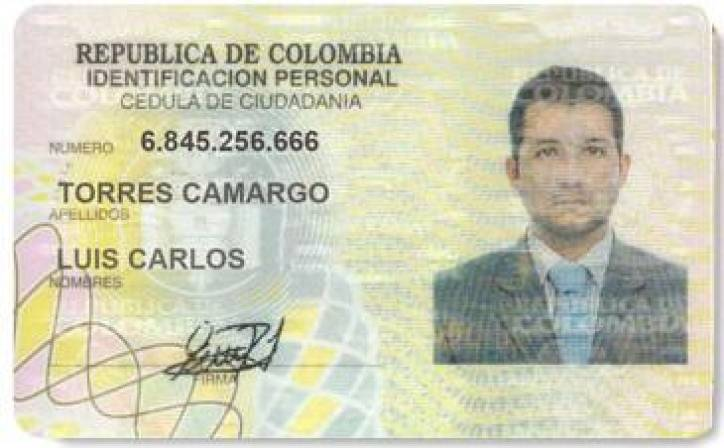
#> input picture data/Cedula1.jpeg, 724 x 448 px, found by its file name
$ jupyter execute --allow-errors 'CVproject (2).ipynb'   (shell and % lines are left out)
#> lines starting #> are read from the running program, lines starting #| are printed output that depends on the picture; after the words box and inside, x2 and y2 are one past the last pixel; in counts of white or black regions, pixels touching at a corner belong together
[cell 1]
import cv2 as cv
import os
import sys
import numpy as np
import matplotlib.pyplot as plt
from ipywidgets import interact, interactive, fixed, interact_manual
import ipywidgets as widgets
from google.colab.patches import cv2_imshow

[cell 2]
from google.colab import drive
drive.mount('/content/drive')
%cd drive/My Drive/CVproject/

[cell 3]
I = cv.imread("data/Cedula1.jpeg", 0) #lea la imagen en numpy array
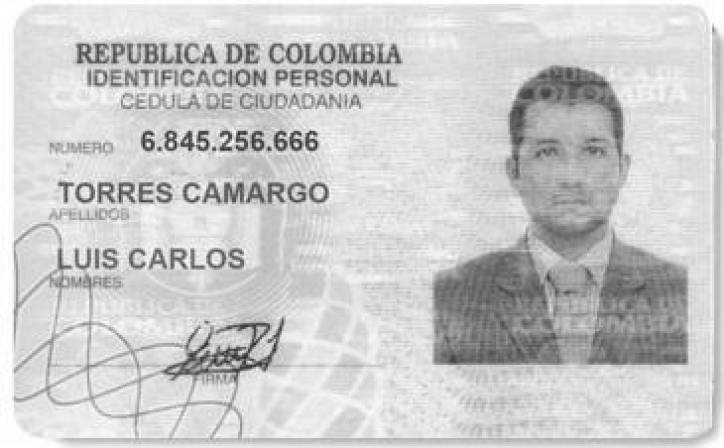
#> I: shape (448, 724); min 33, max 255, mean 202.9
I2 = cv.cvtColor(I, cv.COLOR_BGR2RGB) #pasela de bgr a rgb
plt.imshow(I2); #mostrar la imagen
plt.grid() # dibuje rejilla
print("img size: ", I.shape)
#| img size:  (448, 724)
print ("img type: ", I.dtype)
#| img type:  uint8
#plt.scatter(50,100, marker="x", s=200, linewidth=5, c="b")
print ("pixel information: ", I[100,50])
#| pixel information:  226

[cell 4]
img = cv.imread("data/Cedula1.jpeg")
#> img is the input picture: shape (448, 724, 3); mean B, G, R 183.5, 205.4, 205.4
#img = img.resize(100,100)
edges = cv.Canny(img,100,200)
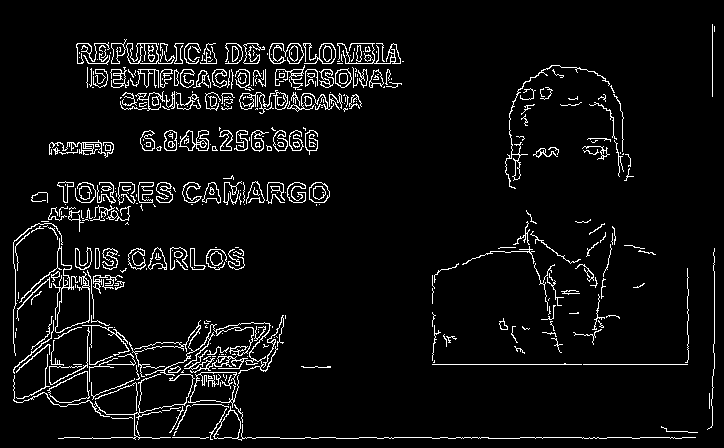
#> edges: shape (448, 724); 5.6% white in thin lines or dots

plt.subplot(121),plt.imshow(I2,cmap = 'gray')
plt.title('Original Image'), plt.xticks([]), plt.yticks([])
plt.subplot(122),plt.imshow(edges,cmap = 'gray')
plt.title('Edge Image'), plt.xticks([]), plt.yticks([])

plt.show()

[cell 5]
crop_img = I2[128:153, 140:320]
plt.figure(figsize = (20,2))
plt.imshow(crop_img)
crop_img.shape
#> Out = (25, 180, 3)

[cell 6]
m=164
MIN=132
M=180
crop = crop_img[0:, MIN:]
punto = crop_img[0:, MIN-6:M-48]
crop2= crop_img[0:, MIN-6-(16*3):MIN-6]
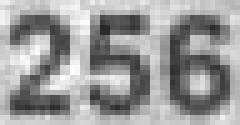
#> crop2: shape (25, 48, 3) (shown 5 times larger); min 38, max 252, mean 154.5
plt.figure(figsize = (20,2))
plt.imshow(crop)
plt.imshow(punto)
plt.imshow(crop2)

[cell 7]
cut_ims=[]
cut_im=[]
numWsize=16 #16 pixeles de ancho mide cada numero
seq3num=16*3
cutmin=crop_img.shape[1]-(seq3num)
#> cutmin = 132
cutmax=crop_img.shape[1]
#> cutmax = 180
i=0
for i in range(3):
  crop = crop_img[0:, cutmin:cutmax]
  cutmin=cutmin-seq3num-7
  cutmax=cutmax-seq3num-7
  print (cutmin, cutmax)
  cut_ims.append(crop)
#> this loop made 3 passes
#> pass 3, `crop = crop_img[0:, cutmin:cutmax]`:
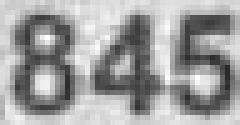
#> crop: shape (25, 48, 3) (shown 5 times larger); min 42, max 255, mean 160
#> after the loop, cut_ims = 3 items; cutmax = 15; cutmin = -33
if(cutmax<18):
  crop = crop_img[0:, 0:cutmax+1]
  cut_im.append(crop)

[cell 8]
cut_ims=np.array(cut_ims)
cedula = []
cedula.append(cut_im[0])
cedula.append(cut_ims[2])
cedula.append(cut_ims[1])
cedula.append(cut_ims[0])

[cell 9]
plt.figure(figsize=(7,7))
for i in range(4):
    plt.subplot(5,5,i+1)
    plt.xticks([])
    plt.yticks([])
    plt.grid(False)
    plt.imshow(cedula[i])
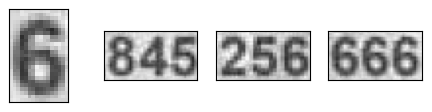
#> figure drawn by matplotlib, 4 panels

[cell 10]
cedula[0].shape[1]
#> Out = 16

[cell 11]
nums=[]
numWsize=16 #16 pixeles de ancho mide cada numero
cutmin=0
cutmax=16
for i in range(4):
  cutmin=0
  cutmax=16
  if(cedula[i].shape[1]<=numWsize):
    nums.append(cedula[i])
  else:
    j=0
    while(j<3):
      num = cedula[i][0:, cutmin:cutmax]
      cutmin=cutmin+numWsize
      cutmax=cutmax+numWsize
      nums.append(num)
      j=j+1
#> after the loop, nums = 10 items

[cell 12]
plt.figure(figsize=(7,7))
for i in range(len(nums)):
    plt.subplot(5,5,i+1)
    plt.xticks([])
    plt.yticks([])
    plt.grid(False)
    plt.imshow(nums[i])
#> this loop made 10 passes
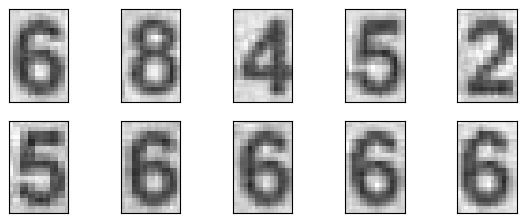
#> figure drawn by matplotlib, 10 panels

[cell 13]
nums[0].shape
#> Out = (25, 16, 3)

[cell 14]
import pandas as pd
#> (the rest of this cell did not finish here and is left out)

#> (a cell that did not finish here is left out)

[cell 16]
from sklearn.model_selection import train_test_split

test_size = 0.2
#by defautl is 0.25 in test.

#> (the rest of this cell did not finish here and is left out)

[cell 17]
from sklearn.naive_bayes import GaussianNB
from sklearn.metrics import confusion_matrix
from sklearn.svm import SVC
test_size = 0.2

#> (the rest of this cell did not finish here and is left out)

[cell 18]
from sklearn.model_selection import KFold, cross_val_score
from sklearn.ensemble import RandomForestClassifier
from sklearn.svm import SVC
from sklearn.metrics import *

est1 = SVC()
est2 = RandomForestClassifier()
#> (the rest of this cell did not finish here and is left out)

[cell 19]
from sklearn.decomposition import PCA
from sklearn.pipeline import Pipeline

p = Pipeline((("pca", PCA(n_components=50)), ("classifier", est1) ))
#> (the rest of this cell did not finish here and is left out)

[cell 20]
#ajustamos el tamaño de las imagenes para pasarlas al clasificador
numsA = np.array(nums)
dim = (28,28)
numsR=[]
numsF=[]

for i in range(len(numsA)):
  rez = cv.resize(numsA[i], dim, interpolation = cv.INTER_AREA)
  #flatt_img = rez.reshape(28*28)
  numsR.append(rez)
#> this loop made 10 passes
#> pass 3, `rez = cv.resize(numsA[i], dim, interpolation = cv.INTER_AREA)`:
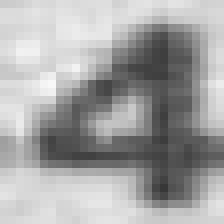
#> rez: shape (28, 28, 3) (shown 8 times larger); min 55, max 248, mean 165.5
#> after the loop, numsR = 10 items
  #numsF.append(flatt_img)

[cell 21]
plt.figure(figsize=(7,7))
for i in range(len(numsR)):
    plt.subplot(5,5,i+1)
    plt.xticks([])
    plt.yticks([])
    plt.grid(False)
    plt.imshow(numsR[i])
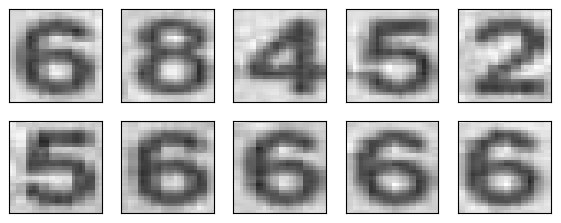
#> figure drawn by matplotlib, 10 panels

[cell 22]
numsB = []
for i in range(len(numsR)):
    t, res = cv.threshold(numsR[i], 130, 255, cv.THRESH_BINARY_INV)
    numsB.append(res)
#> this loop made 10 passes
#> pass 3, `t, res = cv.threshold(numsR[i], 130, 255, cv.THRESH_BINARY_INV)`:
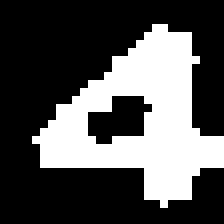
#> res: shape (28, 28, 3) (shown 8 times larger); 32.7% white; 1 white region, box (x1, y1, x2, y2) and area: (4, 3, 28, 26) 256
#> after the loop, numsB = 10 items

[cell 23]
plt.figure(figsize=(7,7))
for i in range(len(numsB)):
    plt.subplot(5,5,i+1)
    plt.xticks([])
    plt.yticks([])
    plt.grid(False)
    plt.imshow(numsB[i])
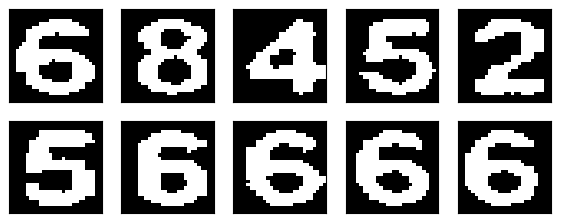
#> figure drawn by matplotlib, 10 panels

[cell 24]
def image_to_feature_vector(image, size=(28, 28)):
   return cv.resize(image, size).flatten()

[cell 25]
for i in range(len(numsB)):
  data = numsB[i].flatten()
  numsF.append(data)
#> after the loop, numsF = 10 items
